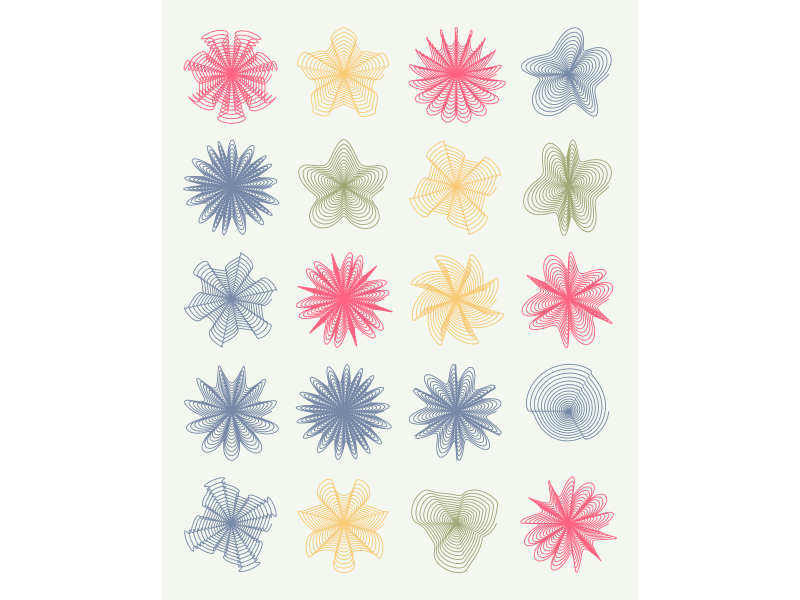
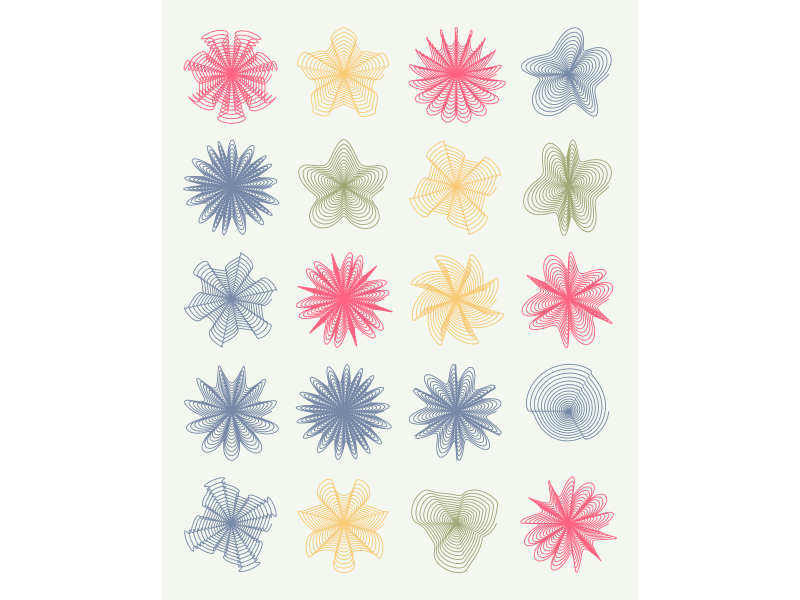

Generate these figures, in order, with R:
# see https://mathworld.wolfram.com/StarrRose.html

library(tidyverse)

# helper function to pick random rose parameters
rand <- function() round(runif(1, 1, 20))

# generate a star from given parameters
starr <- function(a, b, c,
                  n = 200,
                  coils = 20,
                  expansion = 10) {

  points <- n * coils

  theta <- seq(0,2*pi*coils, length.out = points)

  spiral_radius <- theta * seq(1, expansion, length.out = points)

  rose <- tibble(x = numeric(points),
                 y = numeric(points))

  for(i in 1:length(theta)) {

    t <- theta[i] %% (pi*2)

    one <- 2 + sin(a * t) / 2
    two <- t + sin(b * t) / c

    rose$x[i] <- spiral_radius[i] * one * cos(two)
    rose$y[i] <- spiral_radius[i] * one * sin(two)

  }

  rose

}

# eg <- starr(3, 18, 20, coils = 50, expansion = 1)
# ggplot(eg) + geom_path(aes(x, y)) + coord_fixed()

# parameters for grid
w <- 4
h <- 5
n <- 200
c <- 20


palette <- c('#7689a6', '#ff6381', '#a0a776', '#f8ca76')
# palette <- c('#d00001', '#ac0000', '#d3635f', '#b91556') # reds

set.seed(3)

rose_grid <- map_df(.x = 1:(w * h),
                    .f = ~starr(a = rand(), b = rand(), c = rand(),
                                n = n, coils = c),
                    .id = "group") |>
  mutate(color = rep(sample(length(palette), w * h, replace = TRUE), each = c * n),
         xoff = rep(1:w * 7000, each = c * n, length.out = c * n * w * h),
         yoff = rep(1:h * 7000, each = c * n * w, length.out = c * n * w * h),
         x0 = x + xoff,
         y0 = y + yoff) %>%
  select(x = x0, y = y0, group, color)



ggplot(rose_grid, aes(x, y, group = group,
                      color = factor(color))) +
  geom_path(size = .3) +
  scale_color_manual(values = palette) +
  coord_fixed() +
  theme_void() +
  theme(legend.position = 'none',
        panel.background = element_rect(fill = hsv(.25, .03, .97),
                                        color = NA))

ggsave("rose-garden.png", width = 5, height = 7)
